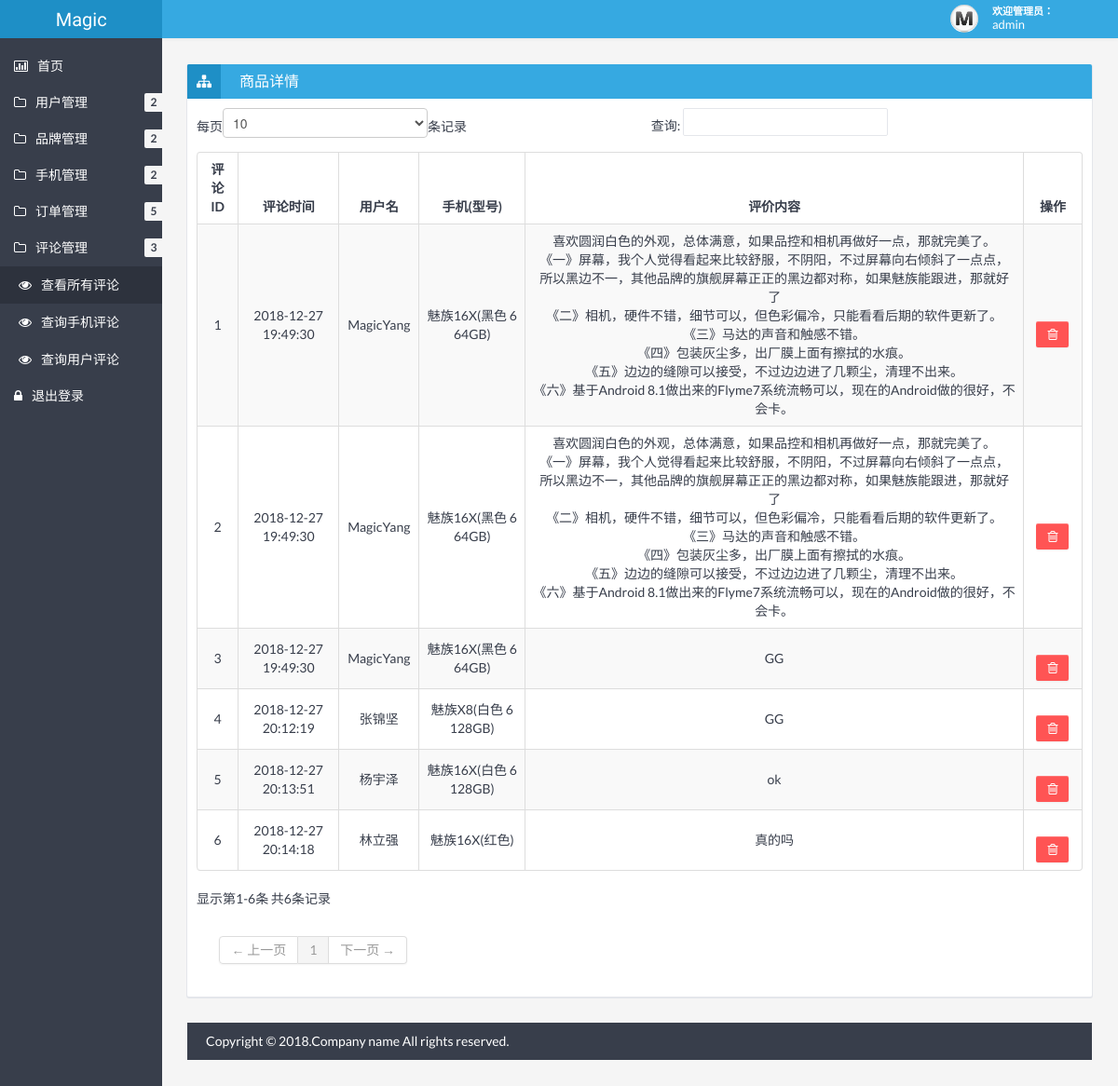
The app's page /admin/showComment.php (signed in) with its own data.
### tables this page shows
CREATE TABLE `user` (
  `uid` int(11) NOT NULL AUTO_INCREMENT COMMENT '用户id',
  `uname` varchar(20) DEFAULT NULL COMMENT '用户名',
  `password` varchar(20) DEFAULT NULL COMMENT '密码',
  `phone` varchar(13) DEFAULT NULL COMMENT '手机号',
  `email` varchar(30) DEFAULT NULL COMMENT '邮箱',
  `state` tinyint(4) DEFAULT '1' COMMENT '状态',
  `level` tinyint(4) DEFAULT '0' COMMENT '权限',
  PRIMARY KEY (`uid`)
);

CREATE TABLE `comment` (
  `ccid` int(11) NOT NULL AUTO_INCREMENT COMMENT '评论id',
  `gid` int(11) DEFAULT NULL COMMENT '商品id',
  `type` varchar(50) DEFAULT NULL COMMENT '商品型号',
  `ctime` datetime DEFAULT NULL COMMENT '评论时间',
  `uid` int(11) DEFAULT NULL COMMENT '用户id',
  `cInfo` mediumtext COMMENT '评论内容',
  `cImage` varchar(100) DEFAULT '/php/user/comment/default.png' COMMENT '评论图片',
  PRIMARY KEY (`ccid`),
  KEY `gid` (`gid`),
  KEY `uid` (`uid`),
  CONSTRAINT `comment_ibfk_1` FOREIGN KEY (`gid`) REFERENCES `goods` (`gid`),
  CONSTRAINT `comment_ibfk_2` FOREIGN KEY (`uid`) REFERENCES `user` (`uid`)
);

CREATE TABLE `goods` (
  `gid` int(11) NOT NULL AUTO_INCREMENT COMMENT '商品id',
  `gname` varchar(20) NOT NULL COMMENT '商品名称',
  `introduction` varchar(100) NOT NULL COMMENT '商品详情',
  `picture` varchar(100) NOT NULL DEFAULT '\\php\\admin\\img\\goods\\default.jpg' COMMENT '商品图片地址',
  `cid` int(11) NOT NULL COMMENT '商品类别',
  `type` mediumtext NOT NULL COMMENT '商品型号',
  PRIMARY KEY (`gid`)
);

### admin/checkLogin.php (called while the page is built, shortened)
<?php
	if(!isset($_SESSION["uid"])){
		echo '<script language="javascript">location.href="login.php"</script>';
	}else{
		$uid = $_SESSION['uid'];
    	$sql = 'select * from user where uid='.$uid;
    	$res = mysql_query($sql);
    	$row = mysql_fetch_array($res);
    	$username = $row['uname'];
	}
?>

### admin/showComment.php (the view, shortened to what this page needs)
<?php
include "checkLogin.php";
    $con = mysql_connect("118.89.24.240","php","123456");
    $sql = 'select * from comment';
    $pinglun = mysql_query($sql,$con);
    ?>
    <!DOCTYPE html>
    <html lang="en">
    <head>
    	<link href="css/bootstrap.min.css" rel="stylesheet" />
    	<link href="css/bootstrap-responsive.min.css" rel="stylesheet" />
    	<link href="css/style.min.css" rel="stylesheet" />
    	<link href="css/style-responsive.min.css" rel="stylesheet" />
    	<link href="css/retina.css" rel="stylesheet" />
	<meta http-equiv="Content-Type" content="text/html; charset=utf-8" /></head>
	<body>
		<?php include "header.php" ?>
		<div class="container-fluid-full">
		<div class="row-fluid">
		<?php include "banner.php" ?>
		<div id="content" class="span10">
		<div class="row-fluid">
		<div class="box span12">
		<div class="box-header" data-original-title="">
		<h2><i class="icon-sitemap"></i><span class="break"></span>商品详情</h2>
		</div>
		<div class="box-content">
		<table class="table table-striped table-bordered bootstrap-datatable datatable">
		<thead>
		<tr>
		<th style="text-align:center;">评论ID</th>
		<th style="text-align:center;">评论时间</th>
		<th style="text-align:center;">用户名</th>
		<th style="text-align:center;">手机(型号)</th>
		<th style="text-align:center;">评价内容</th>
		<th style="text-align:center;">操作</th>
		</tr>
		</thead>
		<tbody>
		<?php
		while ($row = mysql_fetch_assoc($pinglun)){
			$uid = $row['uid'];
			$sqls = 'select * from user where uid = '.$uid;
			$ress = mysql_query($sqls);
			$shaqingkuang = mysql_fetch_assoc($ress);
			$uname = $shaqingkuang['uname'];
			$gid = $row['gid'];
			$sqls = 'select * from goods where gid = '.$gid;
			$ress = mysql_query($sqls);
			$shaqingkuang = mysql_fetch_assoc($ress);
			$gname = $shaqingkuang['gname'];
			$ccid = $row['ccid'];
			$ctime = $row['ctime'];
			$type = $row['type'];
			$cInfo = $row['cInfo'];
			echo '
			<tr>
			<td style="text-align:center;vertical-align:middle;" class="center">'.$ccid.'</td>
			<td style="text-align:center;vertical-align:middle;" class="center">'.$ctime.'</td>
			<td style="text-align:center;vertical-align:middle;" class="center">'.$uname.'</td>
			<td style="text-align:center;vertical-align:middle;" class="center">'.$gname.'('.$type.')</td>
			<td style="text-align:center;vertical-align:middle;" class="center">'.$cInfo.'</td>
			<td style="text-align:center;vertical-align:middle;" class="center">
			</a>&nbsp;&nbsp;&nbsp;&nbsp;&nbsp;
			<a class="btn btn-danger" href="showComment.php?method=del&ccid='.$ccid.'">
			<i class="icon-trash "></i>
			</a>
			</td>
			</tr>
			';
		}?>
	</tbody>
</table>
</div>
</div>
</div>
<?php include "footer.php" ?>
</div>
</body>
</html>

### admin/header.php
<?php
	echo '
	<div class="navbar">
		<div class="navbar-inner">
			<div class="container-fluid">
				<a class="btn btn-navbar" data-toggle="collapse" data-target=".top-nav.nav-collapse,.sidebar-nav.nav-collapse">
					<span class="icon-bar"></span>
					<span class="icon-bar"></span>
					<span class="icon-bar"></span>
				</a>
				<div class="row-fluid">
				<a class="brand span2" href="index.php"><span>Magic</span></a>
				</div>
				<div class="nav-no-collapse header-nav">
					<ul class="nav pull-right">
						<li class="dropdown">
							<a class="btn account dropdown-toggle" data-toggle="dropdown" href="#">
								<div class="avatar"><img src="/php/admin/img/avatar.jpg" alt="Avatar" /></div>
								<div class="user">
									<span class="hello">欢迎管理员：&nbsp;&nbsp;&nbsp;&nbsp;&nbsp;&nbsp;&nbsp;&nbsp;&nbsp;</span>
									<span class="name">'.$username.'</span>
								</div>
							</a>
							<ul class="dropdown-menu">
								<li class="dropdown-menu-title">
								</li>
								<li><a href="login.php?method=del"><i class="icon-off"></i> 退出登录</a></li>
							</ul>
						</li>
					</ul>
				</div>
			</div>
		</div>
	</div>
	';
 ?>

### admin/css/halflings.css (style rules this page uses)
html, html .halflings { -webkit-font-smoothing: antialiased !important; }

### records on screen
user: uname "admin"
comment: ccid "1", ctime "2018-12-27 19:49:30", uid.uname "MagicYang", gid.gname "魅族16X", type "黑色 6 64GB", cInfo "喜欢圆润白色的外观，总体满意，如果品控和相机再做好一点，那就完美了。 《一》屏幕，我个人觉得看起来比较舒服，不阴阳，不过屏幕向右倾斜了一点点，所以黑边不一，其他品牌的旗舰屏幕正正的黑边都对称，如果魅族能跟进，那就好了 《二》相机，硬件不错，细节可以，但色彩偏冷，只能看看后期的软件更新了。 《三》马达的声音和触感不错。 《四》包装灰尘多，出厂膜上面有擦拭的水痕。 《五》边边的缝隙可以接受，不过边边进了几颗尘，清理不出来。 《六》基于Android 8.1做出来的Flyme7系统流畅可以，现在的Android做的很好，不会卡。"
comment: ccid "2", ctime "2018-12-27 19:49:30", uid.uname "MagicYang", gid.gname "魅族16X", type "黑色 6 64GB", cInfo "喜欢圆润白色的外观，总体满意，如果品控和相机再做好一点，那就完美了。 《一》屏幕，我个人觉得看起来比较舒服，不阴阳，不过屏幕向右倾斜了一点点，所以黑边不一，其他品牌的旗舰屏幕正正的黑边都对称，如果魅族能跟进，那就好了 《二》相机，硬件不错，细节可以，但色彩偏冷，只能看看后期的软件更新了。 《三》马达的声音和触感不错。 《四》包装灰尘多，出厂膜上面有擦拭的水痕。 《五》边边的缝隙可以接受，不过边边进了几颗尘，清理不出来。 《六》基于Android 8.1做出来的Flyme7系统流畅可以，现在的Android做的很好，不会卡。"
comment: ccid "3", ctime "2018-12-27 19:49:30", uid.uname "MagicYang", gid.gname "魅族16X", type "黑色 6 64GB", cInfo "GG"
comment: ccid "4", ctime "2018-12-27 20:12:19", uid.uname "张锦坚", gid.gname "魅族X8", type "白色 6 128GB", cInfo "GG"
comment: ccid "5", ctime "2018-12-27 20:13:51", uid.uname "杨宇泽", gid.gname "魅族16X", type "白色 6 128GB", cInfo "ok"
comment: ccid "6", ctime "2018-12-27 20:14:18", uid.uname "林立强", gid.gname "魅族16X", type "红色", cInfo "真的吗"
